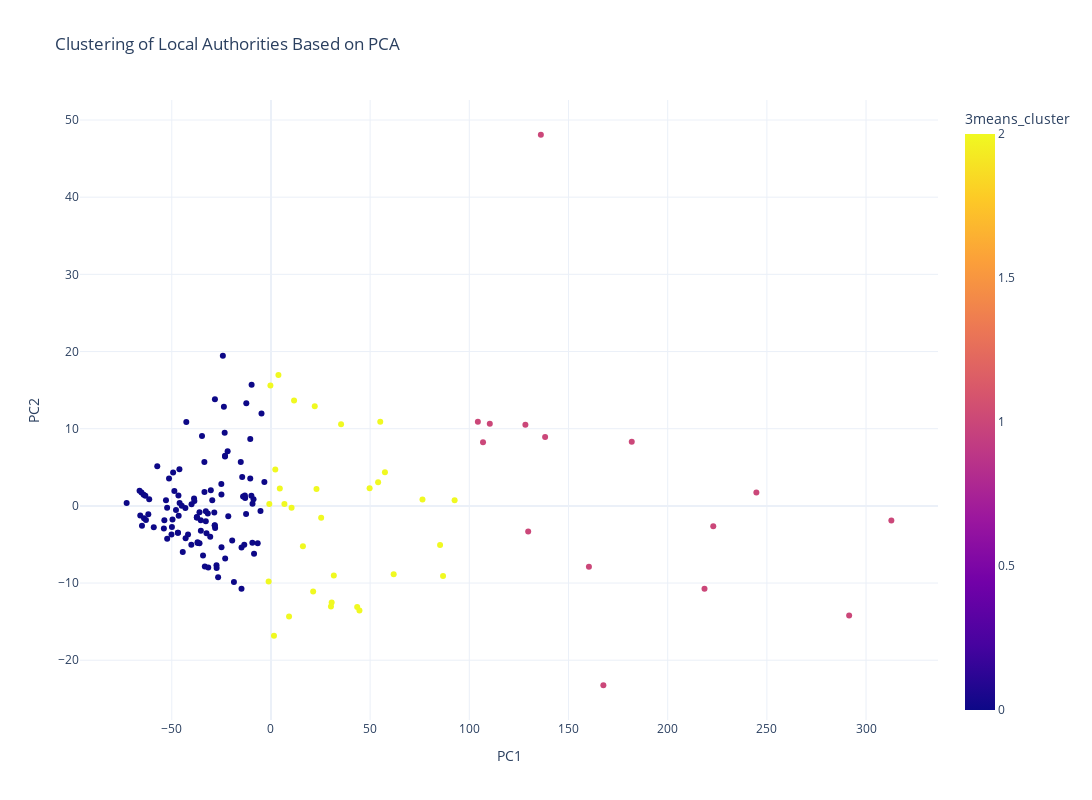

The cell this chart's notebook holds for it:
### Code cell
fig = px.scatter(Auth_rat_crosstab, 
                 x='PC1', 
                 y='PC2', 
                 color='3means_cluster', 
                 hover_name=Auth_rat_crosstab.index,
                 hover_data = ["Outstanding", "Good", "Requires improvement", "Inadequate"],
                 title='Clustering of Local Authorities Based on PCA',
                 template="plotly_white",
                width = 1400, 
                height=800)

fig.show()

### Figure 1 — Plotly figure (JSON) as saved in the notebook; plotly's stock layout.template omitted (floating-point values rounded to 4 significant figures; data arrays with more than 128 entries replaced by an {"elided": "..."} marker saying what was removed)
{"data": [{"customdata": {"elided": "152x4 int values"}, "hovertemplate": "<b>%{hovertext}</b><br><br>PC1=%{x}<br>PC2=%{y}<br>Outstanding=%{customdata[0]}<br>Good=%{customdata[1]}<br>Requires improvement=%{customdata[2]}<br>Inadequate=%{customdata[3]}<br>3means_cluster=%{marker.color}<extra></extra>", "hovertext": {"elided": "152 str values"}, "legendgroup": "", "marker": {"color": {"elided": "152 int values"}, "coloraxis": "coloraxis", "symbol": "circle"}, "mode": "markers", "name": "", "orientation": "v", "showlegend": false, "type": "scatter", "x": {"elided": "152 float values"}, "xaxis": "x", "y": {"elided": "152 float values"}, "yaxis": "y"}], "layout": {"coloraxis": {"colorbar": {"title": {"text": "3means_cluster"}}, "colorscale": [[0, "#0d0887"], [0.1111, "#46039f"], [0.2222, "#7201a8"], [0.3333, "#9c179e"], [0.4444, "#bd3786"], [0.5556, "#d8576b"], [0.6667, "#ed7953"], [0.7778, "#fb9f3a"], [0.8889, "#fdca26"], [1, "#f0f921"]]}, "height": 800, "legend": {"tracegroupgap": 0}, "title": {"text": "Clustering of Local Authorities Based on PCA"}, "width": 1400, "xaxis": {"anchor": "y", "autorange": true, "domain": [0, 1], "range": [-95.73, 335.7], "title": {"text": "PC1"}, "type": "linear"}, "yaxis": {"anchor": "x", "autorange": true, "domain": [0, 1], "range": [-27.74, 52.59], "title": {"text": "PC2"}, "type": "linear"}}}
